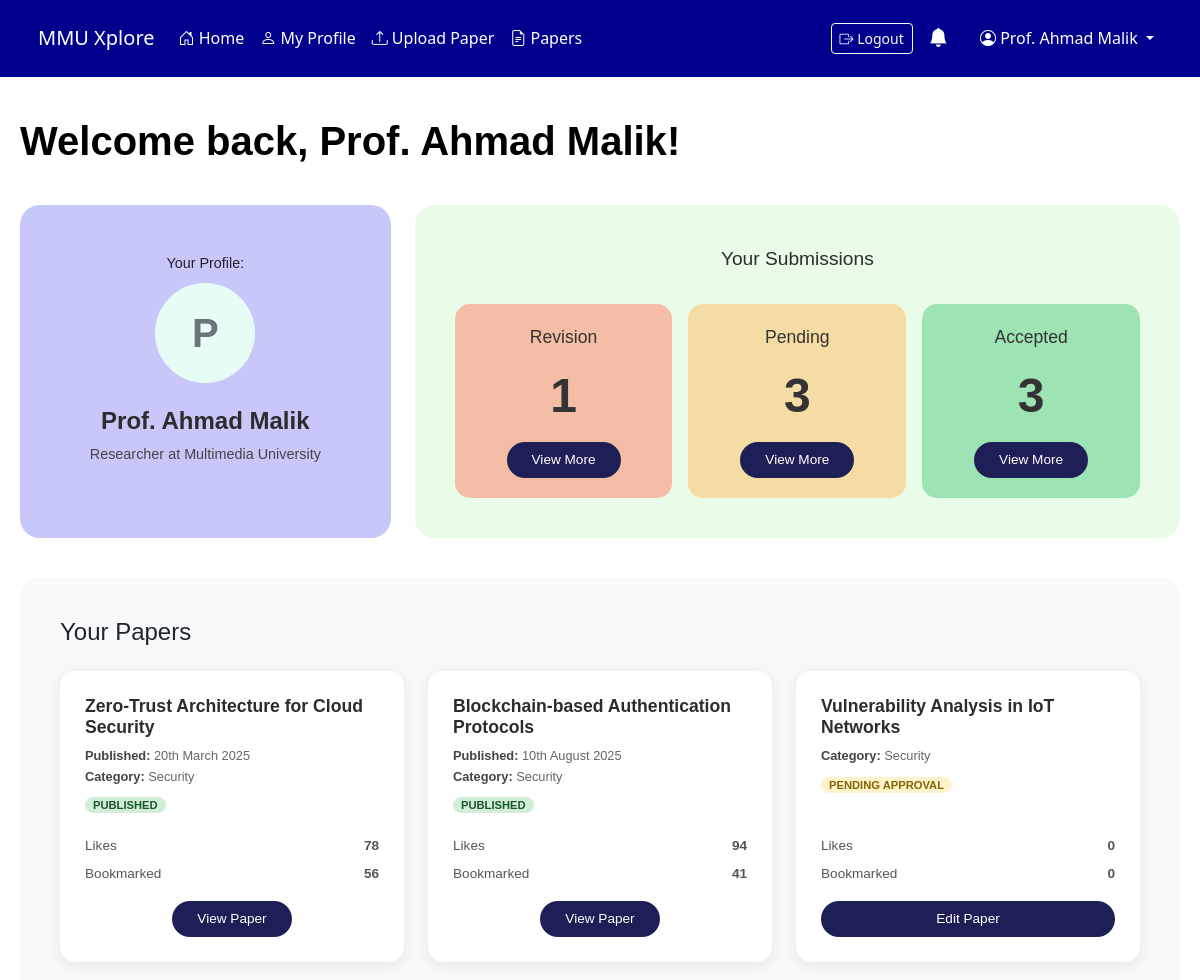
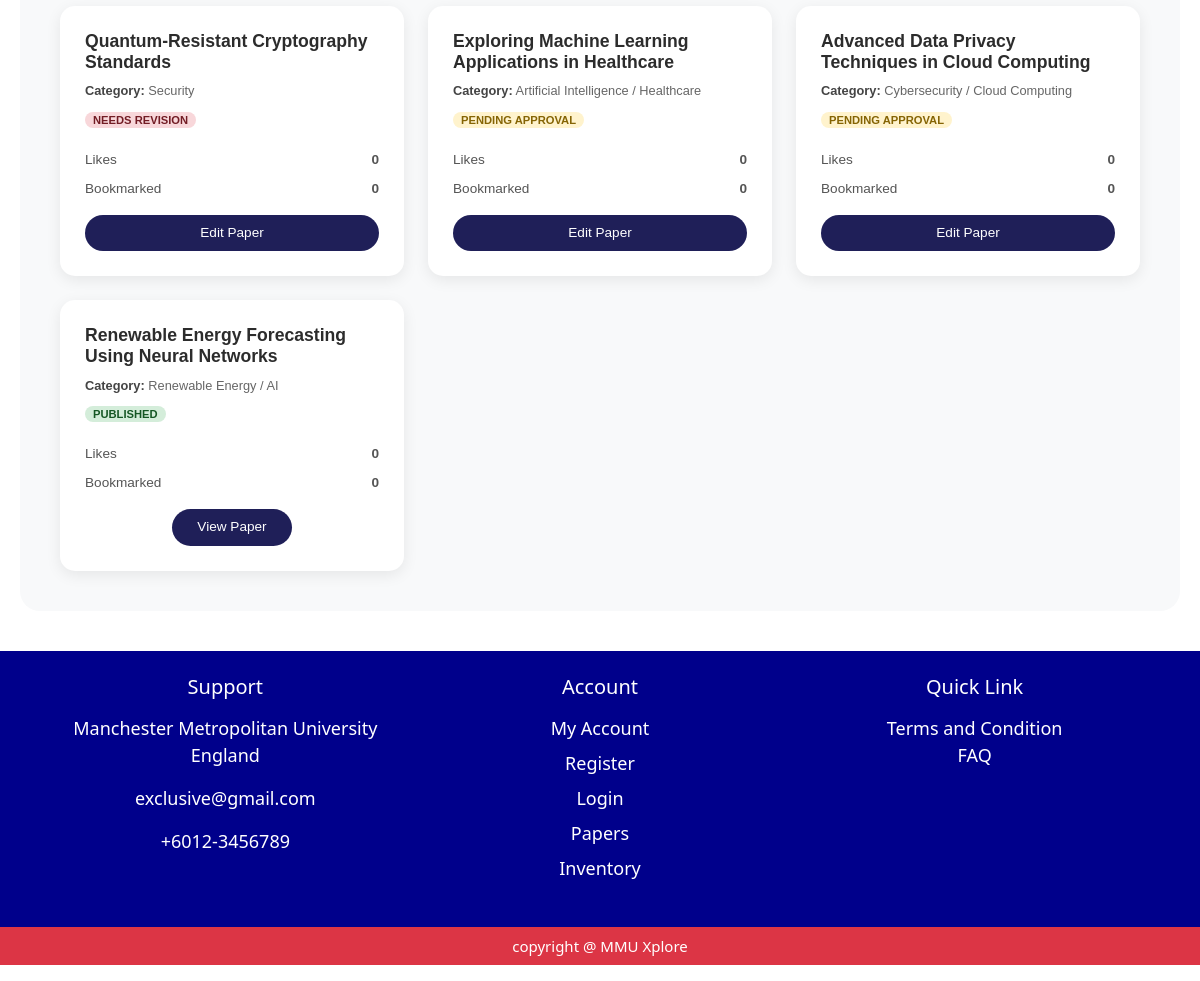
Screenshot of /researcher/researcher_home/2/ with the database file from the repository (2 pictures, top to bottom).
### myapp/models.py (models this page shows, shortened)
class Researcher(models.Model):
     researcher_id = models.AutoField(primary_key=True)
     user_id = models.ForeignKey(User, on_delete=models.CASCADE)
     bio_description = models.TextField(blank=True)
     OCRID = models.CharField(max_length=50, blank=True)
     google_scholar_id = models.CharField(max_length=50, blank=True)
     publications = models.TextField(blank=True)

class User(models.Model):
     user_id = models.AutoField(primary_key=True)
     fullname = models.CharField(max_length=150 , default='unknown' , blank=True)
     university_id = models.CharField(max_length=50, unique=True , default='0000')
     email = models.EmailField(unique=True , default='unknown@example.com')
     password = models.CharField(max_length=250 , default='password')
     role = models.CharField(max_length=50, default='student')
     avatar = models.FileField(upload_to='profile/', blank=True, null=True)
     date_joined = models.DateTimeField(auto_now_add=True )

class ResearchPaper(models.Model):
    PAPER_STATUS_CHOICES = [
        ('pending', 'Pending'),
        ('approved', 'Approved'),
        ('rejected', 'Rejected'),
    ]
    paper_id = models.AutoField(primary_key=True)
    researcher_id = models.ForeignKey(Researcher, on_delete=models.CASCADE , null=True, blank=True)
    prog_coor_id = models.ForeignKey(ProgrammeCoordinator, on_delete=models.SET_NULL, null=True, blank=True)
    paper_title = models.CharField(max_length=250)
    paper_category = models.CharField(max_length=100)
    paper_desc = models.TextField()
    paper_doi = models.CharField(max_length=100, blank=True, verbose_name="DOI")
    paper_pdf = models.FileField(upload_to='research_papers/')
    paper_status = models.CharField(max_length=20, choices=PAPER_STATUS_CHOICES, default='Pending')
    paper_coauthor = models.ManyToManyField(User, related_name='coauthored_papers', blank=True)
    total_bookmarked = models.IntegerField(default=0)
    total_likes = models.IntegerField(default=0)
    student_id = models.ForeignKey(Student, on_delete=models.SET_NULL, null=True, blank=True)
    published_date = models.DateField(null=True, blank=True)
    last_updated = models.DateTimeField(auto_now=True)

### myapp/views.py (the view, shortened to what this page needs)
# urls.py: path('researcher/researcher_home/<int:researcher_id>/', views.researcher_home, name='researcher_home'),
def researcher_home(request, researcher_id):
    researcher = Researcher.objects.get(researcher_id=researcher_id)
    all_papers = ResearchPaper.objects.filter(researcher_id=researcher)
    pending_count = all_papers.filter(paper_status='pending').count()
    revision_count = all_papers.filter(paper_status='rejected').count()
    approved_count = all_papers.filter(paper_status='approved').count()
    pending_papers = all_papers.filter(paper_status='pending')
    papers = all_papers  # All papers for the "Your Papers" section
    context = {
        'researcher': researcher,
        'pending_count': pending_count,
        'revision_count': revision_count,
        'approved_count': approved_count,
        'pending_papers': pending_papers,
        'revision_papers': all_papers.filter(paper_status='rejected'),
        'approved_papers': all_papers.filter(paper_status='approved'),
        'papers': papers
    }
    return render(request, 'researcher/researcher_home.html', context)

### myapp/views.py (called while the page is built)
def notification_context(request):
    user_name = request.session.get('user_name', 'Guest')
    user_id = request.session.get('user_id')
    read_ids = request.session.get('read_notifications', [])
    notifications = [] # This will essentially be "unread_notifications" for the navbar
    if user_id:
        all_notifs = Notification.objects.filter(user_id_id=user_id).order_by('-created_at')
        notifications = [n for n in all_notifs if n.notify_id not in read_ids]
    elif user_name != 'Guest':
         user = User.objects.filter(fullname=user_name).first()
         if user:
             all_notifs = Notification.objects.filter(user_id=user).order_by('-created_at')
             notifications = [n for n in all_notifs if n.notify_id not in read_ids]
    return {'notifications': notifications}

### myapp/templates/researcher/researcher_home.html (shortened to what this page needs)
{% extends "researcher/base.html" %}
{% block content %}
<div class="dashboard-container">
    <h1>Welcome back, {{ researcher.user_id.fullname|default:"Researcher" }}!</h1>
    <div class="row g-4">
        <div class="col-md-4">
            <div class="card-profile">
                <div class="profile-header">
                    <p class="mb-2 text-start w-100" style="font-size: 0.9rem;">Your Profile:</p>
                </div>
                <div class="profile-initials">
                    {{ researcher.user_id.fullname|slice:":1"|upper }}
                </div>
                <div class="profile-name">{{ researcher.user_id.fullname }}</div>
                <div class="profile-role">Researcher at Multimedia University</div>
            </div>
        </div>
        <div class="col-md-8">
            <div class="card-submissions">
                <div class="section-title">Your Submissions</div>
                <div class="row g-3">
                    <div class="col-md-4">
                        <div class="status-card status-revision">
                            <div class="status-label">Revision</div>
                            <div class="status-count">{{ revision_count }}</div>
                            <div><button class="btn-dark-blue btn-sm" data-bs-toggle="modal"
                                    data-bs-target="#revisionModal">View More</button></div>
                        </div>
                    </div>
                    <div class="col-md-4">
                        <div class="status-card status-pending">
                            <div class="status-label">Pending</div>
                            <div class="status-count">{{ pending_count }}</div>
                            <div><button class="btn-dark-blue btn-sm" data-bs-toggle="modal"
                                    data-bs-target="#pendingModal">View More</button></div>
                        </div>
                    </div>
                    <div class="col-md-4">
                        <div class="status-card status-accepted">
                            <div class="status-label">Accepted</div>
                            <div class="status-count">{{ approved_count }}</div>
                            <div><button class="btn-dark-blue btn-sm" data-bs-toggle="modal"
                                    data-bs-target="#acceptedModal">View More</button></div>
                        </div>
                    </div>
                </div>
            </div>
        </div>
    </div>
    <div class="engagements-section">
        <h4 class="mb-4">Your Papers</h4>
        <div class="row g-4">
            {% for paper in papers %}
            <div class="col-md-4">
                <div class="paper-card">
                    <div class="paper-header">
                        <div class="paper-info">
                            <h5>{{ paper.paper_title }}</h5>
                            <div class="paper-meta">
                                {% if paper.published_date %}
                                <strong>Published:</strong> {{ paper.published_date|date:"jS F Y" }}
                                <br>
                                {% endif %}
                                <strong>Category:</strong> {{ paper.paper_category|default:"Uncategorized" }}
                                <br>
                                <div class="mt-2">
                                    {% if paper.paper_status == 'pending' %}
                                    <span class="status-badge badge-pending">Pending Approval</span>
                                    {% elif paper.paper_status == 'rejected' %}
                                    <span class="status-badge badge-revision">Needs Revision</span>
                                    {% elif paper.paper_status == 'approved' %}
                                    <span class="status-badge badge-published">Published</span>
                                    {% endif %}
                                </div>
                            </div>
                        </div>
                    </div>
                    <div class="mt-auto">
                        <div class="stat-row">
                            <span>Likes</span>
                            <strong>{{ paper.total_likes }}</strong>
                        </div>
                        <div class="stat-row">
                            <span>Bookmarked</span>
                            <strong>{{ paper.total_bookmarked }}</strong>
                        </div>
                        <div class="text-center mt-3">
                            {% if paper.paper_status != 'approved' %}
                            <button type="button" class="btn-dark-blue w-100"
                                onclick="openEditModal('{{ paper.paper_id }}', '{{ paper.paper_title|escapejs }}', '{{ paper.paper_desc|escapejs }}', '{{ paper.paper_category|escapejs }}', '{{ paper.paper_doi|escapejs }}')">
                                Edit Paper
                            </button>
                            {% else %}
                            <a href="{% url 'view_research_paper' paper.paper_id %}" class="btn-dark-blue btn-sm">
                                View Paper
                            </a>
                            {% endif %}
                        </div>
                    </div>
                </div>
            </div>
        {% endfor %}
    </div>
</div>
</div>
</div>
{% endblock %}

### myapp/templates/components/researcher_navbar.html (shortened to what this page needs)
<nav class="navbar navbar-expand-lg" style="background-color: rgb(0, 0, 141);">
    <div class="container p-2">
        <a class="navbar-brand text-white" href="{% url 'researcher_home' researcher_id=researcher.researcher_id %}">MMU
            Xplore</a>
        <div class="collapse navbar-collapse" id="researcherNavbar">
            <ul class="navbar-nav me-auto mb-2 mb-lg-0">
                <li class="nav-item">
                    <a class="nav-link text-white"
                        href="{% url 'researcher_home' researcher_id=researcher.researcher_id %}">
                        <i class="bi bi-house-door"></i> Home
                    </a>
                </li>
                <li class="nav-item">
                    <a class="nav-link text-white"
                        href="{% url 'researcher_profile' researcher_id=researcher.researcher_id %}">
                        <i class="bi bi-person"></i> My Profile
                    </a>
                </li>
                <li class="nav-item">
                    <a class="nav-link text-white"
                        href="{% url 'researcher_upload_page' researcher_id=researcher.researcher_id %}">
                        <i class="bi bi-upload"></i> Upload Paper
                    </a>
                </li>
                <li class="nav-item">
                    <a class="nav-link text-white" href="{% url 'researchpaper' %}">
                        <i class="bi bi-file-earmark-text"></i> Papers
                    </a>
                </li>
            </ul>
            <ul class="navbar-nav align-items-center">
                <li class="nav-item me-2">
                    <a class="btn btn-outline-light btn-sm" href="{% url 'logout' %}">
                        <i class="bi bi-box-arrow-right"></i> Logout
                    </a>
                </li>
                <li class="nav-item me-3">
                    <a class="nav-link text-white position-relative" href="#" data-bs-toggle="offcanvas"
                        data-bs-target="#notificationOffcanvas" aria-controls="notificationOffcanvas">
                        <i class="bi bi-bell-fill" style="font-size: 1.2rem;"></i>
                    </a>
                </li>
                <li class="nav-item dropdown">
                    <a class="nav-link dropdown-toggle text-white" href="#" role="button" data-bs-toggle="dropdown">
                        <i class="bi bi-person-circle"></i> {{ researcher.user_id.fullname }}
                    </a>
                </li>
            </ul>
        </div>
    </div>
</nav>

### myapp/templates/researcher/researcher_home.html (style rules this page uses)
.dashboard-container { max-width: 1200px; margin: 0 auto; padding: 40px 20px; font-family: 'Poppins', sans-serif; }
h1 { font-weight: 600; margin-bottom: 40px; color: #000; }
.card-profile { background-color: #c8c7fa; border: none; border-radius: 20px; padding: 40px 20px; text-align: center; height: 100%; display: flex; flex-direction: column; align-items: center; justify-content: center; }
.profile-initials { width: 100px; height: 100px; background-color: #e6fcf5; color: #6c757d; border-radius: 50%; display: flex; align-items: center; justify-content: center; font-size: 2.5rem; font-weight: bold; margin-bottom: 20px; }
.profile-name { font-size: 1.5rem; font-weight: 700; margin-bottom: 5px; color: #2c2c2c; }
.profile-role { font-size: 0.9rem; color: #444; margin-bottom: 25px; }
.card-submissions { background-color: #e8fce8; border: none; border-radius: 20px; padding: 40px; height: 100%; }
.section-title { font-size: 1.2rem; font-weight: 500; margin-bottom: 30px; text-align: center; color: #2c2c2c; }
.status-card { border-radius: 15px; padding: 20px 10px; text-align: center; display: flex; flex-direction: column; justify-content: space-between; height: 100%; min-height: 180px; }
.status-revision { background-color: #f5bda5; }
.status-pending { background-color: #f5dca5; }
.status-accepted { background-color: #9ee3b4; }
.status-label { font-size: 1.1rem; font-weight: 500; color: #333; }
.status-count { font-size: 3rem; font-weight: 600; color: #333; margin: 10px 0; }
.btn-dark-blue { background-color: #1f1f58; color: #fff; border-radius: 25px; padding: 8px 25px; font-size: 0.85rem; border: none; transition: opacity 0.2s; text-decoration: none; display: inline-block; }
.engagements-section { background-color: #f8f9fa; border-radius: 20px; padding: 40px; margin-top: 40px; }
.paper-card { background: #fff; border-radius: 15px; padding: 25px; box-shadow: 0 4px 15px rgba(0, 0, 0, 0.08); height: 100%; display: flex; flex-direction: column; transition: transform 0.2s ease, box-shadow 0.2s ease; }
.paper-header { margin-bottom: 20px; }
.paper-info h5 { font-size: 1.1rem; font-weight: 700; margin-bottom: 8px; color: #2c2c2c; }
.paper-meta { font-size: 0.8rem; color: #666; line-height: 1.6; }
.paper-meta strong { color: #444; }
.stat-row { display: flex; justify-content: space-between; font-size: 0.85rem; margin-bottom: 8px; color: #555; }
.status-badge { font-size: 0.7rem; padding: 2px 8px; border-radius: 10px; text-transform: uppercase; font-weight: bold; }
.badge-pending { background-color: #fff3cd; color: #856404; }
.badge-revision { background-color: #f8d7da; color: #721c24; }
.badge-published { background-color: #d4edda; color: #155724; }

### rows the page displays
Researcher: user_id.fullname "Prof. Ahmad Malik", user_id.fullname "P"
ResearchPaper: paper_title "Zero-Trust Architecture for Cloud Security", published_date "20th March 2025", paper_category "Security", paper_status "PUBLISHED", total_likes "78", total_bookmarked "56"
ResearchPaper: paper_title "Blockchain-based Authentication Protocols", published_date "10th August 2025", paper_category "Security", paper_status "PUBLISHED", total_likes "94", total_bookmarked "41"
ResearchPaper: paper_title "Vulnerability Analysis in IoT Networks", paper_category "Security", paper_status "PENDING APPROVAL", total_likes "0", total_bookmarked "0"
ResearchPaper: paper_title "Quantum-Resistant Cryptography Standards", paper_category "Security", paper_status "NEEDS REVISION", total_likes "0", total_bookmarked "0"
ResearchPaper: paper_title "Exploring Machine Learning Applications in Healthcare", paper_category "Artificial Intelligence / Healthcare", paper_status "PENDING APPROVAL", total_likes "0", total_bookmarked "0"
ResearchPaper: paper_title "Advanced Data Privacy Techniques in Cloud Computing", paper_category "Cybersecurity / Cloud Computing", paper_status "PENDING APPROVAL", total_likes "0", total_bookmarked "0"
ResearchPaper: paper_title "Renewable Energy Forecasting Using Neural Networks", paper_category "Renewable Energy / AI", paper_status "PUBLISHED", total_likes "0", total_bookmarked "0"

### other values shown
{{ revision_count }} "1"
{{ pending_count }} "3"
{{ approved_count }} "3"
